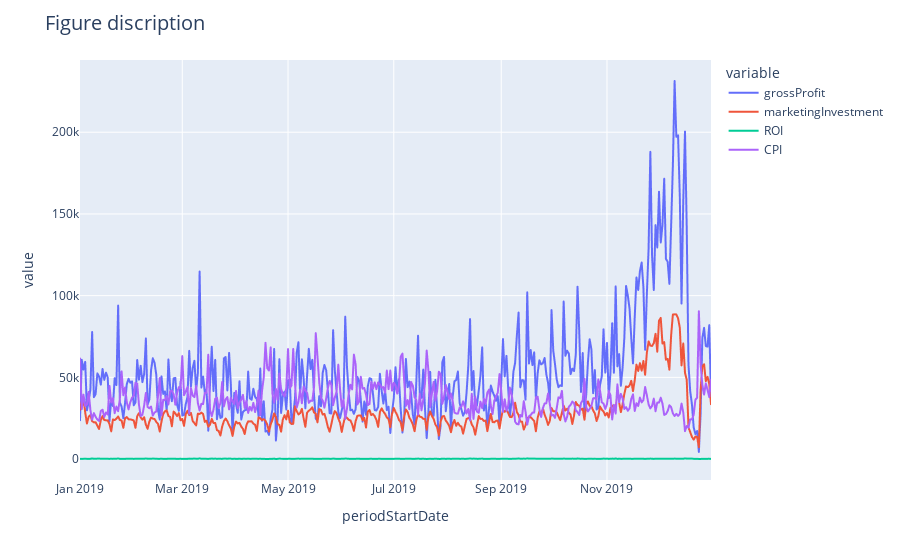

Write notebook code for a chart like this one.
### Code cell
fig4 = group_data.plot(group_data, x = group_data.index, y = ['grossProfit','marketingInvestment','ROI','CPI'])
fig4.update_layout(title_text="Figure discription", title_font=dict(size=20))
fig4.update_layout(uniformtext_minsize=16, uniformtext_mode='hide')
fig4.show()

### Figure 1 — Plotly figure (JSON) as saved in the notebook; plotly's stock layout.template omitted (floating-point values rounded to 4 significant figures; data arrays with more than 128 entries replaced by an {"elided": "..."} marker saying what was removed)
{"data": [{"hovertemplate": "variable=grossProfit<br>periodStartDate=%{x}<br>value=%{y}<extra></extra>", "legendgroup": "grossProfit", "line": {"color": "#636efa", "dash": "solid"}, "mode": "lines", "name": "grossProfit", "showlegend": true, "type": "scattergl", "x": {"elided": "365 str values"}, "xaxis": "x", "y": {"elided": "365 float values"}, "yaxis": "y"}, {"hovertemplate": "variable=marketingInvestment<br>periodStartDate=%{x}<br>value=%{y}<extra></extra>", "legendgroup": "marketingInvestment", "line": {"color": "#EF553B", "dash": "solid"}, "mode": "lines", "name": "marketingInvestment", "showlegend": true, "type": "scattergl", "x": {"elided": "365 str values"}, "xaxis": "x", "y": {"elided": "365 float values"}, "yaxis": "y"}, {"hovertemplate": "variable=ROI<br>periodStartDate=%{x}<br>value=%{y}<extra></extra>", "legendgroup": "ROI", "line": {"color": "#00cc96", "dash": "solid"}, "mode": "lines", "name": "ROI", "showlegend": true, "type": "scattergl", "x": {"elided": "365 str values"}, "xaxis": "x", "y": {"elided": "365 float values"}, "yaxis": "y"}, {"hovertemplate": "variable=CPI<br>periodStartDate=%{x}<br>value=%{y}<extra></extra>", "legendgroup": "CPI", "line": {"color": "#ab63fa", "dash": "solid"}, "mode": "lines", "name": "CPI", "showlegend": true, "type": "scattergl", "x": {"elided": "365 str values"}, "xaxis": "x", "y": {"elided": "365 float values"}, "yaxis": "y"}], "layout": {"legend": {"title": {"text": "variable"}, "tracegroupgap": 0}, "margin": {"t": 60}, "title": {"font": {"size": 20}, "text": "Figure discription"}, "uniformtext": {"minsize": 16, "mode": "hide"}, "xaxis": {"anchor": "y", "domain": [0, 1], "title": {"text": "periodStartDate"}}, "yaxis": {"anchor": "x", "domain": [0, 1], "title": {"text": "value"}}}}
